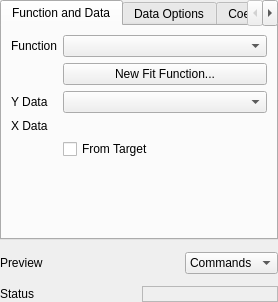
<?xml version="1.0" encoding="UTF-8"?>
<ui version="4.0">
 <class>CurveFitDialogContent</class>
 <widget class="QWidget" name="curve_fit_dialog">
  <layout class="QVBoxLayout" name="verticalLayout">
   <property name="spacing">
    <number>12</number>
   </property>
   <property name="leftMargin">
    <number>0</number>
   </property>
   <property name="topMargin">
    <number>0</number>
   </property>
   <property name="rightMargin">
    <number>0</number>
   </property>
   <property name="bottomMargin">
    <number>0</number>
   </property>
   <item>
    <widget class="QTabWidget" name="tab_widget">
     <widget class="QWidget" name="function_and_data_tab">
      <attribute name="title">
       <string>Function and Data</string>
      </attribute>
      <layout class="QFormLayout" name="function_and_data_form">
       <item row="0" column="0">
        <widget class="QLabel" name="fit_function_label">
         <property name="text">
          <string>Function</string>
         </property>
        </widget>
       </item>
       <item row="0" column="1">
        <widget class="QComboBox" name="fit_function_combo"/>
       </item>
       <item row="1" column="1">
        <widget class="QPushButton" name="new_fit_function_button">
         <property name="text">
          <string>New Fit Function...</string>
         </property>
        </widget>
       </item>
       <item row="2" column="0">
        <widget class="QLabel" name="y_data_label">
         <property name="text">
          <string>Y Data</string>
         </property>
        </widget>
       </item>
       <item row="2" column="1">
        <widget class="QComboBox" name="y_data_combo"/>
       </item>
       <item row="3" column="0">
        <widget class="QLabel" name="x_data_label">
         <property name="text">
          <string>X Data</string>
         </property>
        </widget>
       </item>
       <item row="3" column="1">
        <widget class="QWidget" name="x_data_container">
         <layout class="QFormLayout" name="x_data_form">
          <property name="leftMargin">
           <number>0</number>
          </property>
          <property name="topMargin">
           <number>0</number>
          </property>
          <property name="rightMargin">
           <number>0</number>
          </property>
          <property name="bottomMargin">
           <number>0</number>
          </property>
         </layout>
        </widget>
       </item>
       <item row="4" column="1">
        <widget class="QCheckBox" name="from_target_checkbox">
         <property name="text">
          <string>From Target</string>
         </property>
        </widget>
       </item>
      </layout>
     </widget>
     <widget class="QWidget" name="data_options_tab">
      <attribute name="title">
       <string>Data Options</string>
      </attribute>
      <layout class="QFormLayout" name="data_options_form">
       <item row="0" column="0">
        <widget class="QLabel" name="weighting_label">
         <property name="text">
          <string>Weighting</string>
         </property>
        </widget>
       </item>
       <item row="0" column="1">
        <widget class="QComboBox" name="weighting_combo"/>
       </item>
       <item row="1" column="1">
        <widget class="QCheckBox" name="suppress_screen_updates_checkbox">
         <property name="text">
          <string>Suppress Screen Updates</string>
         </property>
        </widget>
       </item>
      </layout>
     </widget>
     <widget class="QWidget" name="coefficients_tab">
      <attribute name="title">
       <string>Coefficients</string>
      </attribute>
      <layout class="QVBoxLayout" name="coefficients_layout">
       <item>
        <widget class="QTableWidget" name="coefficients_table">
         <property name="rowCount">
          <number>0</number>
         </property>
         <property name="columnCount">
          <number>6</number>
         </property>
         <column>
          <property name="text">
           <string>Parameter</string>
          </property>
         </column>
         <column>
          <property name="text">
           <string>Initial Value</string>
          </property>
         </column>
         <column>
          <property name="text">
           <string>Vary</string>
          </property>
         </column>
         <column>
          <property name="text">
           <string>Lower</string>
          </property>
         </column>
         <column>
          <property name="text">
           <string>Upper</string>
          </property>
         </column>
         <column>
          <property name="text">
           <string>Expr</string>
          </property>
         </column>
        </widget>
       </item>
      </layout>
     </widget>
     <widget class="QWidget" name="output_options_tab">
      <attribute name="title">
       <string>Output Options</string>
      </attribute>
      <layout class="QFormLayout" name="output_options_form">
       <item row="0" column="0">
        <widget class="QLabel" name="fit_result_label">
         <property name="text">
          <string>Fit Result</string>
         </property>
        </widget>
       </item>
       <item row="0" column="1">
        <widget class="QComboBox" name="fit_result_target_combo">
         <property name="editable">
          <bool>true</bool>
         </property>
        </widget>
       </item>
       <item row="1" column="1">
        <widget class="QCheckBox" name="show_fit_checkbox">
         <property name="text">
          <string>Show Fit</string>
         </property>
        </widget>
       </item>
       <item row="2" column="1">
        <widget class="QCheckBox" name="show_residuals_checkbox">
         <property name="text">
          <string>Show Residuals</string>
         </property>
        </widget>
       </item>
      </layout>
     </widget>
    </widget>
   </item>
   <item>
    <widget class="QWidget" name="preview_controls">
     <layout class="QHBoxLayout" name="preview_controls_layout">
      <property name="leftMargin">
       <number>0</number>
      </property>
      <property name="topMargin">
       <number>0</number>
      </property>
      <property name="rightMargin">
       <number>0</number>
      </property>
      <property name="bottomMargin">
       <number>0</number>
      </property>
      <item>
       <widget class="QLabel" name="preview_label">
        <property name="text">
         <string>Preview</string>
        </property>
       </widget>
      </item>
      <item>
       <spacer name="preview_spacer">
        <property name="orientation">
         <enum>Qt::Horizontal</enum>
        </property>
        <property name="sizeHint" stdset="0">
         <size>
          <width>40</width>
          <height>20</height>
         </size>
        </property>
       </spacer>
      </item>
      <item>
       <widget class="QComboBox" name="preview_mode_combo">
        <item>
         <property name="text">
          <string>Commands</string>
         </property>
        </item>
        <item>
         <property name="text">
          <string>Equation</string>
         </property>
        </item>
       </widget>
      </item>
     </layout>
    </widget>
   </item>
   <item>
    <widget class="QWidget" name="status_strip">
     <layout class="QHBoxLayout" name="status_strip_layout">
      <property name="leftMargin">
       <number>0</number>
      </property>
      <property name="topMargin">
       <number>0</number>
      </property>
      <property name="rightMargin">
       <number>0</number>
      </property>
      <property name="bottomMargin">
       <number>0</number>
      </property>
      <item>
       <widget class="QLabel" name="status_title_label">
        <property name="text">
         <string>Status</string>
        </property>
       </widget>
      </item>
      <item>
       <widget class="QLabel" name="status_label">
        <property name="frameShape">
         <enum>QFrame::StyledPanel</enum>
        </property>
        <property name="minimumHeight">
         <number>24</number>
        </property>
        <property name="text">
         <string/>
        </property>
        <property name="wordWrap">
         <bool>true</bool>
        </property>
       </widget>
      </item>
     </layout>
    </widget>
   </item>
  </layout>
 </widget>
 <resources/>
 <connections/>
</ui>
